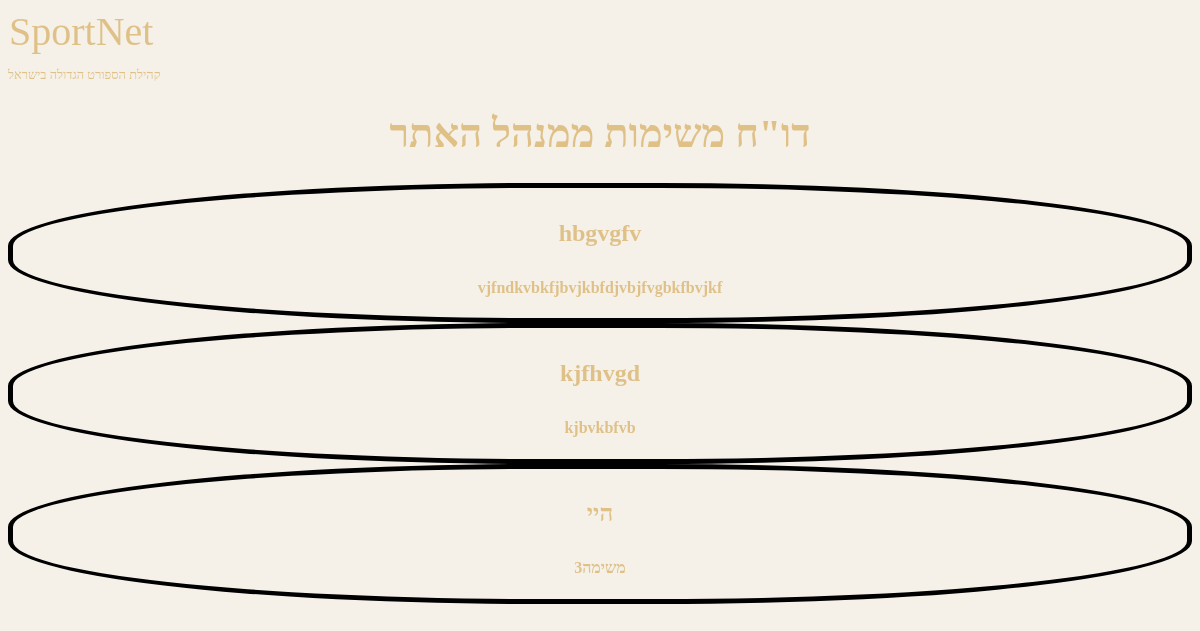
/MissionPage/, run on the app's committed database.
### blog/models.py (models this page shows, shortened)
class Mission(models.Model):
    title= models.CharField(max_length=200)
    content= models.TextField()

### blog/views.py (the view)
# urls.py: path('MissionPage/' , views.missions , name='blog-missions'),
def missions(request):
    missions =  Mission.objects.all().order_by('title')
    return render(request , 'blog/MissionPage.html' ,{'missions': missions})

### blog/templates/blog/MissionPage.html (shortened to what this page needs)
<!DOCTYPE html>
<html lang="en" dir="ltr">
  <head>
    <link rel="stylesheet" media="screen" href="https://fontlibrary.org//face/miri" type="text/css"/>
    <link rel="stylesheet" media="screen" href="https://fontlibrary.org//face/great-vibes" type="text/css"/>
  </head>
  <body>
    <p class="logo" id="Name">SportNet</p>
    <p class="logo">קהילת הספורט הגדולה בישראל</p>
    <h1>דו"ח משימות ממנהל האתר</h1>
    <div class="missions">
        {% for mission in missions %}
            <div class="mission">
                <h4 id="hed">{{mission.title}}<h4>
                <p>{{mission.content}}</p>
            </div>
        {% endfor %}
    </div>
  </body>
</html>

### blog/templates/blog/MissionPage.html (style rules this page uses)
.logo { font-size: 0.8em; color: #d6ad60b4; }
#Name { font-size: 2.5em; font-family: 'GreatVibesRegular'; font-weight: normal; font-style: normal; margin: 1px 1px 1px 1px; }
body { background-color: #f5f1e8; font-family: 'MiriMedium'; font-weight: normal; font-style: normal; color: #d6ad60b4; }
h1 { text-align: center; font-size: 2.5em; }
.mission { text-align: center; border-color: black; border-radius: 45%; border-width: 5px; border-style: solid; }
#hed { font-size: 1.5em; }

### data on the page
Mission: title "hbgvgfv", content "vjfndkvbkfjbvjkbfdjvbjfvgbkfbvjkf"
Mission: title "kjfhvgd", content "kjbvkbfvb"
Mission: title "היי", content "משימה3"
